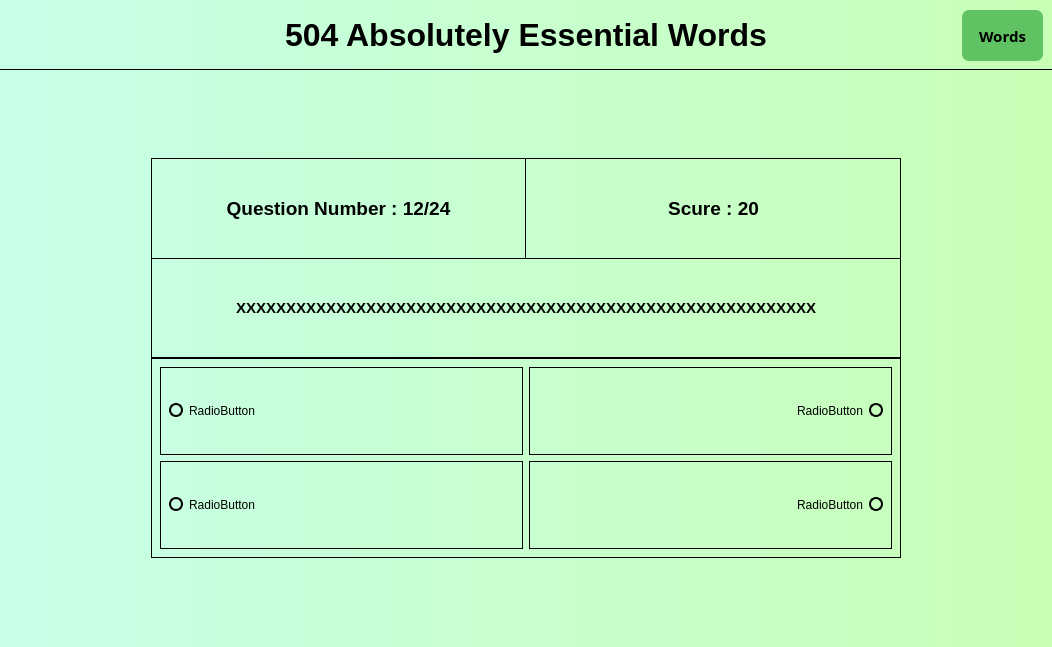
<?xml version="1.0" encoding="UTF-8"?>
<ui version="4.0">
 <class>secondPage</class>
 <widget class="QDialog" name="secondPage">
  <property name="geometry">
   <rect>
    <x>0</x>
    <y>0</y>
    <width>1052</width>
    <height>647</height>
   </rect>
  </property>
  <property name="windowTitle">
   <string>Dialog</string>
  </property>
  <property name="styleSheet">
   <string notr="true">background-color: qlineargradient(spread:pad, x1:0, y1:0, x2:0.995305, y2:0, stop:0 rgba(199, 255, 232, 255), stop:1 rgba(199, 255, 182, 255));</string>
  </property>
  <layout class="QGridLayout" name="gridLayout_2">
   <property name="leftMargin">
    <number>0</number>
   </property>
   <property name="topMargin">
    <number>0</number>
   </property>
   <property name="rightMargin">
    <number>0</number>
   </property>
   <property name="bottomMargin">
    <number>0</number>
   </property>
   <item row="0" column="0">
    <widget class="QStackedWidget" name="stackedWidget">
     <property name="currentIndex">
      <number>0</number>
     </property>
     <widget class="QWidget" name="page">
      <layout class="QVBoxLayout" name="verticalLayout_10">
       <property name="spacing">
        <number>0</number>
       </property>
       <property name="leftMargin">
        <number>0</number>
       </property>
       <property name="topMargin">
        <number>0</number>
       </property>
       <property name="rightMargin">
        <number>0</number>
       </property>
       <property name="bottomMargin">
        <number>0</number>
       </property>
       <item>
        <widget class="QWidget" name="widget_10" native="true">
         <property name="maximumSize">
          <size>
           <width>16777215</width>
           <height>70</height>
          </size>
         </property>
         <property name="styleSheet">
          <string notr="true">background-color:rgba(0,0,0,0);
border-bottom:1px solid black;</string>
         </property>
         <layout class="QHBoxLayout" name="horizontalLayout_4">
          <property name="spacing">
           <number>0</number>
          </property>
          <property name="leftMargin">
           <number>0</number>
          </property>
          <property name="topMargin">
           <number>0</number>
          </property>
          <property name="rightMargin">
           <number>0</number>
          </property>
          <property name="bottomMargin">
           <number>0</number>
          </property>
          <item>
           <widget class="QWidget" name="widget_11" native="true">
            <property name="minimumSize">
             <size>
              <width>100</width>
              <height>0</height>
             </size>
            </property>
            <property name="maximumSize">
             <size>
              <width>100</width>
              <height>16777215</height>
             </size>
            </property>
            <layout class="QVBoxLayout" name="verticalLayout_9">
             <item>
              <widget class="QPushButton" name="back_btn_exam">
               <property name="styleSheet">
                <string notr="true">background-color: rgba(0,0,0,0);
border:none;</string>
               </property>
               <property name="text">
                <string/>
               </property>
               <property name="icon">
                <iconset resource="resource.qrc">
                 <normaloff>:/images/images/back.png</normaloff>:/images/images/back.png</iconset>
               </property>
               <property name="iconSize">
                <size>
                 <width>60</width>
                 <height>40</height>
                </size>
               </property>
              </widget>
             </item>
            </layout>
           </widget>
          </item>
          <item>
           <widget class="QWidget" name="widget_12" native="true">
            <property name="styleSheet">
             <string notr="true"/>
            </property>
            <layout class="QHBoxLayout" name="horizontalLayout_5">
             <item>
              <spacer name="horizontalSpacer_5">
               <property name="orientation">
                <enum>Qt::Horizontal</enum>
               </property>
               <property name="sizeHint" stdset="0">
                <size>
                 <width>88</width>
                 <height>20</height>
                </size>
               </property>
              </spacer>
             </item>
             <item>
              <widget class="QLabel" name="label_3">
               <property name="font">
                <font>
                 <family>Tahoma</family>
                 <pointsize>24</pointsize>
                 <bold>true</bold>
                </font>
               </property>
               <property name="styleSheet">
                <string notr="true">color: rgb(0, 0, 0);
border:none;</string>
               </property>
               <property name="text">
                <string>504 Absolutely Essential Words</string>
               </property>
              </widget>
             </item>
             <item>
              <spacer name="horizontalSpacer_6">
               <property name="orientation">
                <enum>Qt::Horizontal</enum>
               </property>
               <property name="sizeHint" stdset="0">
                <size>
                 <width>88</width>
                 <height>20</height>
                </size>
               </property>
              </spacer>
             </item>
            </layout>
           </widget>
          </item>
          <item>
           <widget class="QWidget" name="widget_13" native="true">
            <property name="minimumSize">
             <size>
              <width>100</width>
              <height>0</height>
             </size>
            </property>
            <property name="maximumSize">
             <size>
              <width>100</width>
              <height>16777215</height>
             </size>
            </property>
            <widget class="QPushButton" name="words_btn">
             <property name="geometry">
              <rect>
               <x>10</x>
               <y>10</y>
               <width>81</width>
               <height>51</height>
              </rect>
             </property>
             <property name="font">
              <font>
               <family>Segoe UI Black</family>
               <pointsize>11</pointsize>
               <bold>true</bold>
              </font>
             </property>
             <property name="cursor">
              <cursorShape>PointingHandCursor</cursorShape>
             </property>
             <property name="styleSheet">
              <string notr="true">background-color: rgb(96, 195, 99);
color:black;
border:none;
border-radius:7px;</string>
             </property>
             <property name="text">
              <string>Words</string>
             </property>
            </widget>
           </widget>
          </item>
         </layout>
        </widget>
       </item>
       <item>
        <widget class="QWidget" name="widget_14" native="true">
         <property name="styleSheet">
          <string notr="true">background-color:rgba(0,0,0,0);</string>
         </property>
         <layout class="QHBoxLayout" name="horizontalLayout_6">
          <item>
           <spacer name="horizontalSpacer_7">
            <property name="orientation">
             <enum>Qt::Horizontal</enum>
            </property>
            <property name="sizeHint" stdset="0">
             <size>
              <width>130</width>
              <height>20</height>
             </size>
            </property>
           </spacer>
          </item>
          <item>
           <widget class="QWidget" name="widget_15" native="true">
            <property name="minimumSize">
             <size>
              <width>750</width>
              <height>400</height>
             </size>
            </property>
            <property name="maximumSize">
             <size>
              <width>750</width>
              <height>400</height>
             </size>
            </property>
            <property name="styleSheet">
             <string notr="true">border:1px solid black;</string>
            </property>
            <layout class="QVBoxLayout" name="verticalLayout_12">
             <property name="spacing">
              <number>0</number>
             </property>
             <property name="leftMargin">
              <number>0</number>
             </property>
             <property name="topMargin">
              <number>0</number>
             </property>
             <property name="rightMargin">
              <number>0</number>
             </property>
             <property name="bottomMargin">
              <number>0</number>
             </property>
             <item>
              <widget class="QWidget" name="widget_17" native="true">
               <property name="minimumSize">
                <size>
                 <width>0</width>
                 <height>200</height>
                </size>
               </property>
               <property name="maximumSize">
                <size>
                 <width>16777215</width>
                 <height>200</height>
                </size>
               </property>
               <layout class="QVBoxLayout" name="verticalLayout_13">
                <property name="spacing">
                 <number>0</number>
                </property>
                <property name="leftMargin">
                 <number>0</number>
                </property>
                <property name="topMargin">
                 <number>0</number>
                </property>
                <property name="rightMargin">
                 <number>0</number>
                </property>
                <property name="bottomMargin">
                 <number>0</number>
                </property>
                <item>
                 <widget class="QWidget" name="widget_24" native="true">
                  <property name="styleSheet">
                   <string notr="true">border:none;</string>
                  </property>
                  <layout class="QHBoxLayout" name="horizontalLayout_7">
                   <property name="spacing">
                    <number>0</number>
                   </property>
                   <property name="leftMargin">
                    <number>0</number>
                   </property>
                   <property name="topMargin">
                    <number>0</number>
                   </property>
                   <property name="rightMargin">
                    <number>0</number>
                   </property>
                   <property name="bottomMargin">
                    <number>0</number>
                   </property>
                   <item>
                    <widget class="QWidget" name="widget_25" native="true">
                     <property name="styleSheet">
                      <string notr="true">border-right:1px solid black;</string>
                     </property>
                     <layout class="QVBoxLayout" name="verticalLayout_17">
                      <item>
                       <widget class="QLabel" name="qs_num_lb">
                        <property name="font">
                         <font>
                          <family>Tahoma</family>
                          <pointsize>14</pointsize>
                          <bold>true</bold>
                         </font>
                        </property>
                        <property name="styleSheet">
                         <string notr="true">color: rgb(0, 0, 0);
border:none;</string>
                        </property>
                        <property name="text">
                         <string>Question Number : 12/24</string>
                        </property>
                        <property name="alignment">
                         <set>Qt::AlignCenter</set>
                        </property>
                       </widget>
                      </item>
                     </layout>
                    </widget>
                   </item>
                   <item>
                    <widget class="QWidget" name="widget_26" native="true">
                     <property name="styleSheet">
                      <string notr="true">border:none;</string>
                     </property>
                     <layout class="QVBoxLayout" name="verticalLayout_18">
                      <item>
                       <widget class="QLabel" name="label_5">
                        <property name="font">
                         <font>
                          <family>Tahoma</family>
                          <pointsize>14</pointsize>
                          <bold>true</bold>
                         </font>
                        </property>
                        <property name="styleSheet">
                         <string notr="true">color: rgb(0, 0, 0);
border:none;</string>
                        </property>
                        <property name="text">
                         <string>Scure : 20</string>
                        </property>
                        <property name="alignment">
                         <set>Qt::AlignCenter</set>
                        </property>
                       </widget>
                      </item>
                     </layout>
                    </widget>
                   </item>
                  </layout>
                 </widget>
                </item>
                <item>
                 <widget class="QWidget" name="widget_23" native="true">
                  <layout class="QVBoxLayout" name="verticalLayout_19">
                   <item>
                    <widget class="QLabel" name="qs_label">
                     <property name="font">
                      <font>
                       <family>Tahoma</family>
                       <pointsize>11</pointsize>
                       <bold>true</bold>
                      </font>
                     </property>
                     <property name="styleSheet">
                      <string notr="true">color: rgb(0, 0, 0);
border:none;</string>
                     </property>
                     <property name="text">
                      <string>XXXXXXXXXXXXXXXXXXXXXXXXXXXXXXXXXXXXXXXXXXXXXXXXXXXXXXXXXX</string>
                     </property>
                     <property name="alignment">
                      <set>Qt::AlignCenter</set>
                     </property>
                    </widget>
                   </item>
                  </layout>
                 </widget>
                </item>
               </layout>
              </widget>
             </item>
             <item>
              <widget class="QWidget" name="widget_18" native="true">
               <property name="styleSheet">
                <string notr="true">QRadioButton {
    background-color:  transparent;
    color:   black;
}

QRadioButton::indicator {
    width:                  10px;
    height:                 10px;
    border-radius:          7px;
}

QRadioButton::indicator:checked {
    background-color:       green;
    border:                 2px solid black;
}

QRadioButton::indicator:unchecked {
    background-color:       transparent;
    border:                 2px solid black;
}</string>
               </property>
               <layout class="QGridLayout" name="gridLayout_3">
                <item row="0" column="0">
                 <widget class="QWidget" name="widget_19" native="true">
                  <layout class="QVBoxLayout" name="verticalLayout">
                   <item>
                    <widget class="QRadioButton" name="radio1">
                     <property name="styleSheet">
                      <string notr="true">color: rgb(0, 0, 0);
border:none;</string>
                     </property>
                     <property name="text">
                      <string>RadioButton</string>
                     </property>
                     <property name="checkable">
                      <bool>true</bool>
                     </property>
                    </widget>
                   </item>
                  </layout>
                 </widget>
                </item>
                <item row="0" column="1">
                 <widget class="QWidget" name="widget_21" native="true">
                  <layout class="QVBoxLayout" name="verticalLayout_14">
                   <item>
                    <widget class="QRadioButton" name="radio2">
                     <property name="layoutDirection">
                      <enum>Qt::RightToLeft</enum>
                     </property>
                     <property name="styleSheet">
                      <string notr="true">color: rgb(0, 0, 0);
border:none;</string>
                     </property>
                     <property name="text">
                      <string>RadioButton</string>
                     </property>
                     <property name="checkable">
                      <bool>true</bool>
                     </property>
                     <property name="checked">
                      <bool>false</bool>
                     </property>
                     <property name="autoExclusive">
                      <bool>false</bool>
                     </property>
                    </widget>
                   </item>
                  </layout>
                 </widget>
                </item>
                <item row="1" column="0">
                 <widget class="QWidget" name="widget_22" native="true">
                  <layout class="QVBoxLayout" name="verticalLayout_15">
                   <item>
                    <widget class="QRadioButton" name="radio3">
                     <property name="styleSheet">
                      <string notr="true">color: rgb(0, 0, 0);
border:none;</string>
                     </property>
                     <property name="text">
                      <string>RadioButton</string>
                     </property>
                     <property name="checkable">
                      <bool>true</bool>
                     </property>
                    </widget>
                   </item>
                  </layout>
                 </widget>
                </item>
                <item row="1" column="1">
                 <widget class="QWidget" name="widget_20" native="true">
                  <layout class="QVBoxLayout" name="verticalLayout_16">
                   <item>
                    <widget class="QRadioButton" name="radio4">
                     <property name="layoutDirection">
                      <enum>Qt::RightToLeft</enum>
                     </property>
                     <property name="styleSheet">
                      <string notr="true">color: rgb(0, 0, 0);
border:none;</string>
                     </property>
                     <property name="text">
                      <string>RadioButton</string>
                     </property>
                     <property name="checkable">
                      <bool>true</bool>
                     </property>
                    </widget>
                   </item>
                  </layout>
                 </widget>
                </item>
               </layout>
              </widget>
             </item>
            </layout>
           </widget>
          </item>
          <item>
           <spacer name="horizontalSpacer_8">
            <property name="orientation">
             <enum>Qt::Horizontal</enum>
            </property>
            <property name="sizeHint" stdset="0">
             <size>
              <width>130</width>
              <height>20</height>
             </size>
            </property>
           </spacer>
          </item>
         </layout>
        </widget>
       </item>
      </layout>
     </widget>
     <widget class="QWidget" name="page_2">
      <layout class="QVBoxLayout" name="verticalLayout_2">
       <property name="spacing">
        <number>0</number>
       </property>
       <property name="leftMargin">
        <number>0</number>
       </property>
       <property name="topMargin">
        <number>0</number>
       </property>
       <property name="rightMargin">
        <number>0</number>
       </property>
       <property name="bottomMargin">
        <number>0</number>
       </property>
       <item>
        <widget class="QWidget" name="widget" native="true">
         <property name="maximumSize">
          <size>
           <width>16777215</width>
           <height>70</height>
          </size>
         </property>
         <property name="styleSheet">
          <string notr="true">background-color:rgba(0,0,0,0);
border-bottom:1px solid black;</string>
         </property>
         <layout class="QHBoxLayout" name="horizontalLayout">
          <property name="spacing">
           <number>0</number>
          </property>
          <property name="leftMargin">
           <number>0</number>
          </property>
          <property name="topMargin">
           <number>0</number>
          </property>
          <property name="rightMargin">
           <number>0</number>
          </property>
          <property name="bottomMargin">
           <number>0</number>
          </property>
          <item>
           <widget class="QWidget" name="widget_3" native="true">
            <property name="minimumSize">
             <size>
              <width>100</width>
              <height>0</height>
             </size>
            </property>
            <property name="maximumSize">
             <size>
              <width>100</width>
              <height>16777215</height>
             </size>
            </property>
            <layout class="QVBoxLayout" name="verticalLayout_8">
             <item>
              <widget class="QPushButton" name="back_btn_words">
               <property name="styleSheet">
                <string notr="true">background-color: rgba(0,0,0,0);
border:none;</string>
               </property>
               <property name="text">
                <string/>
               </property>
               <property name="icon">
                <iconset resource="resource.qrc">
                 <normaloff>:/images/images/back.png</normaloff>:/images/images/back.png</iconset>
               </property>
               <property name="iconSize">
                <size>
                 <width>60</width>
                 <height>40</height>
                </size>
               </property>
              </widget>
             </item>
            </layout>
           </widget>
          </item>
          <item>
           <widget class="QWidget" name="widget_4" native="true">
            <property name="styleSheet">
             <string notr="true"/>
            </property>
            <layout class="QHBoxLayout" name="horizontalLayout_2">
             <item>
              <spacer name="horizontalSpacer">
               <property name="orientation">
                <enum>Qt::Horizontal</enum>
               </property>
               <property name="sizeHint" stdset="0">
                <size>
                 <width>88</width>
                 <height>20</height>
                </size>
               </property>
              </spacer>
             </item>
             <item>
              <widget class="QLabel" name="label">
               <property name="font">
                <font>
                 <family>Tahoma</family>
                 <pointsize>24</pointsize>
                 <bold>true</bold>
                </font>
               </property>
               <property name="styleSheet">
                <string notr="true">color: rgb(0, 0, 0);
border:none;</string>
               </property>
               <property name="text">
                <string>504 Absolutely Essential Words</string>
               </property>
              </widget>
             </item>
             <item>
              <spacer name="horizontalSpacer_2">
               <property name="orientation">
                <enum>Qt::Horizontal</enum>
               </property>
               <property name="sizeHint" stdset="0">
                <size>
                 <width>88</width>
                 <height>20</height>
                </size>
               </property>
              </spacer>
             </item>
            </layout>
           </widget>
          </item>
          <item>
           <widget class="QWidget" name="widget_5" native="true">
            <property name="minimumSize">
             <size>
              <width>100</width>
              <height>0</height>
             </size>
            </property>
            <property name="maximumSize">
             <size>
              <width>100</width>
              <height>16777215</height>
             </size>
            </property>
            <widget class="QPushButton" name="exam_btn">
             <property name="geometry">
              <rect>
               <x>10</x>
               <y>10</y>
               <width>81</width>
               <height>51</height>
              </rect>
             </property>
             <property name="font">
              <font>
               <family>Segoe UI Black</family>
               <pointsize>11</pointsize>
               <bold>true</bold>
              </font>
             </property>
             <property name="cursor">
              <cursorShape>PointingHandCursor</cursorShape>
             </property>
             <property name="styleSheet">
              <string notr="true">background-color: rgb(96, 195, 99);
color:black;
border:none;
border-radius:7px;</string>
             </property>
             <property name="text">
              <string>Exam</string>
             </property>
            </widget>
           </widget>
          </item>
         </layout>
        </widget>
       </item>
       <item>
        <widget class="QWidget" name="widget_2" native="true">
         <property name="styleSheet">
          <string notr="true">background-color:rgba(0,0,0,0);
border:none;</string>
         </property>
         <layout class="QVBoxLayout" name="verticalLayout_3">
          <property name="spacing">
           <number>0</number>
          </property>
          <property name="leftMargin">
           <number>0</number>
          </property>
          <property name="topMargin">
           <number>0</number>
          </property>
          <property name="rightMargin">
           <number>0</number>
          </property>
          <property name="bottomMargin">
           <number>0</number>
          </property>
          <item>
           <widget class="QWidget" name="widget_6" native="true">
            <property name="minimumSize">
             <size>
              <width>0</width>
              <height>60</height>
             </size>
            </property>
            <property name="maximumSize">
             <size>
              <width>16777215</width>
              <height>60</height>
             </size>
            </property>
            <layout class="QHBoxLayout" name="horizontalLayout_3">
             <item>
              <spacer name="horizontalSpacer_3">
               <property name="orientation">
                <enum>Qt::Horizontal</enum>
               </property>
               <property name="sizeHint" stdset="0">
                <size>
                 <width>446</width>
                 <height>20</height>
                </size>
               </property>
              </spacer>
             </item>
             <item>
              <widget class="QLabel" name="label_2">
               <property name="font">
                <font>
                 <family>Tahoma</family>
                 <pointsize>16</pointsize>
                 <bold>true</bold>
                </font>
               </property>
               <property name="styleSheet">
                <string notr="true">color: rgb(0, 0, 0);
border:none;</string>
               </property>
               <property name="text">
                <string>Lesson 1</string>
               </property>
              </widget>
             </item>
             <item>
              <spacer name="horizontalSpacer_4">
               <property name="orientation">
                <enum>Qt::Horizontal</enum>
               </property>
               <property name="sizeHint" stdset="0">
                <size>
                 <width>446</width>
                 <height>20</height>
                </size>
               </property>
              </spacer>
             </item>
            </layout>
           </widget>
          </item>
          <item>
           <widget class="QFrame" name="frame">
            <property name="frameShape">
             <enum>QFrame::StyledPanel</enum>
            </property>
            <property name="frameShadow">
             <enum>QFrame::Raised</enum>
            </property>
            <layout class="QGridLayout" name="gridLayout">
             <item row="0" column="0">
              <widget class="QWidget" name="widget_7" native="true">
               <property name="styleSheet">
                <string notr="true">border:1px solid black;
border-radius:4px ;</string>
               </property>
               <layout class="QVBoxLayout" name="verticalLayout_4">
                <item>
                 <widget class="QLabel" name="w1">
                  <property name="font">
                   <font>
                    <family>Tahoma</family>
                    <pointsize>11</pointsize>
                    <bold>true</bold>
                   </font>
                  </property>
                  <property name="styleSheet">
                   <string notr="true">color: rgb(0, 0, 0);</string>
                  </property>
                  <property name="text">
                   <string>w1</string>
                  </property>
                  <property name="alignment">
                   <set>Qt::AlignLeading|Qt::AlignLeft|Qt::AlignVCenter</set>
                  </property>
                 </widget>
                </item>
                <item>
                 <widget class="QLabel" name="w2">
                  <property name="font">
                   <font>
                    <family>Tahoma</family>
                    <pointsize>11</pointsize>
                    <bold>true</bold>
                   </font>
                  </property>
                  <property name="styleSheet">
                   <string notr="true">color: rgb(0, 0, 0);</string>
                  </property>
                  <property name="text">
                   <string>w2</string>
                  </property>
                  <property name="alignment">
                   <set>Qt::AlignLeading|Qt::AlignLeft|Qt::AlignVCenter</set>
                  </property>
                 </widget>
                </item>
                <item>
                 <widget class="QLabel" name="w3">
                  <property name="font">
                   <font>
                    <family>Tahoma</family>
                    <pointsize>11</pointsize>
                    <bold>true</bold>
                   </font>
                  </property>
                  <property name="styleSheet">
                   <string notr="true">color: rgb(0, 0, 0);</string>
                  </property>
                  <property name="text">
                   <string>w3</string>
                  </property>
                  <property name="alignment">
                   <set>Qt::AlignLeading|Qt::AlignLeft|Qt::AlignVCenter</set>
                  </property>
                 </widget>
                </item>
               </layout>
              </widget>
             </item>
             <item row="1" column="1">
              <widget class="QWidget" name="widget_9" native="true">
               <property name="styleSheet">
                <string notr="true">border:1px solid black;
border-radius:4px ;</string>
               </property>
               <layout class="QVBoxLayout" name="verticalLayout_7">
                <item>
                 <widget class="QLabel" name="w10">
                  <property name="font">
                   <font>
                    <family>Tahoma</family>
                    <pointsize>11</pointsize>
                    <bold>true</bold>
                   </font>
                  </property>
                  <property name="styleSheet">
                   <string notr="true">color: rgb(0, 0, 0);</string>
                  </property>
                  <property name="text">
                   <string>w10</string>
                  </property>
                  <property name="alignment">
                   <set>Qt::AlignLeading|Qt::AlignLeft|Qt::AlignVCenter</set>
                  </property>
                 </widget>
                </item>
                <item>
                 <widget class="QLabel" name="w11">
                  <property name="font">
                   <font>
                    <family>Tahoma</family>
                    <pointsize>11</pointsize>
                    <bold>true</bold>
                   </font>
                  </property>
                  <property name="styleSheet">
                   <string notr="true">color: rgb(0, 0, 0);</string>
                  </property>
                  <property name="text">
                   <string>w11</string>
                  </property>
                  <property name="alignment">
                   <set>Qt::AlignLeading|Qt::AlignLeft|Qt::AlignVCenter</set>
                  </property>
                 </widget>
                </item>
                <item>
                 <widget class="QLabel" name="w12">
                  <property name="font">
                   <font>
                    <family>Tahoma</family>
                    <pointsize>11</pointsize>
                    <bold>true</bold>
                   </font>
                  </property>
                  <property name="styleSheet">
                   <string notr="true">color: rgb(0, 0, 0);</string>
                  </property>
                  <property name="text">
                   <string>w12</string>
                  </property>
                  <property name="alignment">
                   <set>Qt::AlignLeading|Qt::AlignLeft|Qt::AlignVCenter</set>
                  </property>
                 </widget>
                </item>
               </layout>
              </widget>
             </item>
             <item row="1" column="0">
              <widget class="QWidget" name="widget_16" native="true">
               <property name="styleSheet">
                <string notr="true">border:1px solid black;
border-radius:4px ;</string>
               </property>
               <layout class="QVBoxLayout" name="verticalLayout_11">
                <item>
                 <widget class="QLabel" name="w7">
                  <property name="font">
                   <font>
                    <family>Tahoma</family>
                    <pointsize>11</pointsize>
                    <bold>true</bold>
                   </font>
                  </property>
                  <property name="styleSheet">
                   <string notr="true">color: rgb(0, 0, 0);</string>
                  </property>
                  <property name="text">
                   <string>w7</string>
                  </property>
                  <property name="alignment">
                   <set>Qt::AlignLeading|Qt::AlignLeft|Qt::AlignVCenter</set>
                  </property>
                 </widget>
                </item>
                <item>
                 <widget class="QLabel" name="w8">
                  <property name="font">
                   <font>
                    <family>Tahoma</family>
                    <pointsize>11</pointsize>
                    <bold>true</bold>
                   </font>
                  </property>
                  <property name="styleSheet">
                   <string notr="true">color: rgb(0, 0, 0);</string>
                  </property>
                  <property name="text">
                   <string>w8</string>
                  </property>
                  <property name="alignment">
                   <set>Qt::AlignLeading|Qt::AlignLeft|Qt::AlignVCenter</set>
                  </property>
                 </widget>
                </item>
                <item>
                 <widget class="QLabel" name="w9">
                  <property name="font">
                   <font>
                    <family>Tahoma</family>
                    <pointsize>11</pointsize>
                    <bold>true</bold>
                   </font>
                  </property>
                  <property name="styleSheet">
                   <string notr="true">color: rgb(0, 0, 0);</string>
                  </property>
                  <property name="text">
                   <string>w9</string>
                  </property>
                  <property name="alignment">
                   <set>Qt::AlignLeading|Qt::AlignLeft|Qt::AlignVCenter</set>
                  </property>
                 </widget>
                </item>
               </layout>
              </widget>
             </item>
             <item row="0" column="1">
              <widget class="QWidget" name="widget_8" native="true">
               <property name="styleSheet">
                <string notr="true">border:1px solid black;
border-radius:4px ;</string>
               </property>
               <layout class="QVBoxLayout" name="verticalLayout_6">
                <item>
                 <widget class="QLabel" name="w4">
                  <property name="font">
                   <font>
                    <family>Tahoma</family>
                    <pointsize>11</pointsize>
                    <bold>true</bold>
                   </font>
                  </property>
                  <property name="styleSheet">
                   <string notr="true">color: rgb(0, 0, 0);</string>
                  </property>
                  <property name="text">
                   <string>w4</string>
                  </property>
                  <property name="alignment">
                   <set>Qt::AlignLeading|Qt::AlignLeft|Qt::AlignVCenter</set>
                  </property>
                 </widget>
                </item>
                <item>
                 <widget class="QLabel" name="w5">
                  <property name="font">
                   <font>
                    <family>Tahoma</family>
                    <pointsize>11</pointsize>
                    <bold>true</bold>
                   </font>
                  </property>
                  <property name="styleSheet">
                   <string notr="true">color: rgb(0, 0, 0);</string>
                  </property>
                  <property name="text">
                   <string>w5</string>
                  </property>
                  <property name="alignment">
                   <set>Qt::AlignLeading|Qt::AlignLeft|Qt::AlignVCenter</set>
                  </property>
                 </widget>
                </item>
                <item>
                 <widget class="QLabel" name="w6">
                  <property name="font">
                   <font>
                    <family>Tahoma</family>
                    <pointsize>11</pointsize>
                    <bold>true</bold>
                   </font>
                  </property>
                  <property name="styleSheet">
                   <string notr="true">color: rgb(0, 0, 0);</string>
                  </property>
                  <property name="text">
                   <string>w6</string>
                  </property>
                  <property name="alignment">
                   <set>Qt::AlignLeading|Qt::AlignLeft|Qt::AlignVCenter</set>
                  </property>
                 </widget>
                </item>
               </layout>
              </widget>
             </item>
            </layout>
           </widget>
          </item>
         </layout>
        </widget>
       </item>
      </layout>
     </widget>
    </widget>
   </item>
  </layout>
 </widget>
 <resources>
  <include location="resource.qrc"/>
 </resources>
 <connections/>
</ui>
